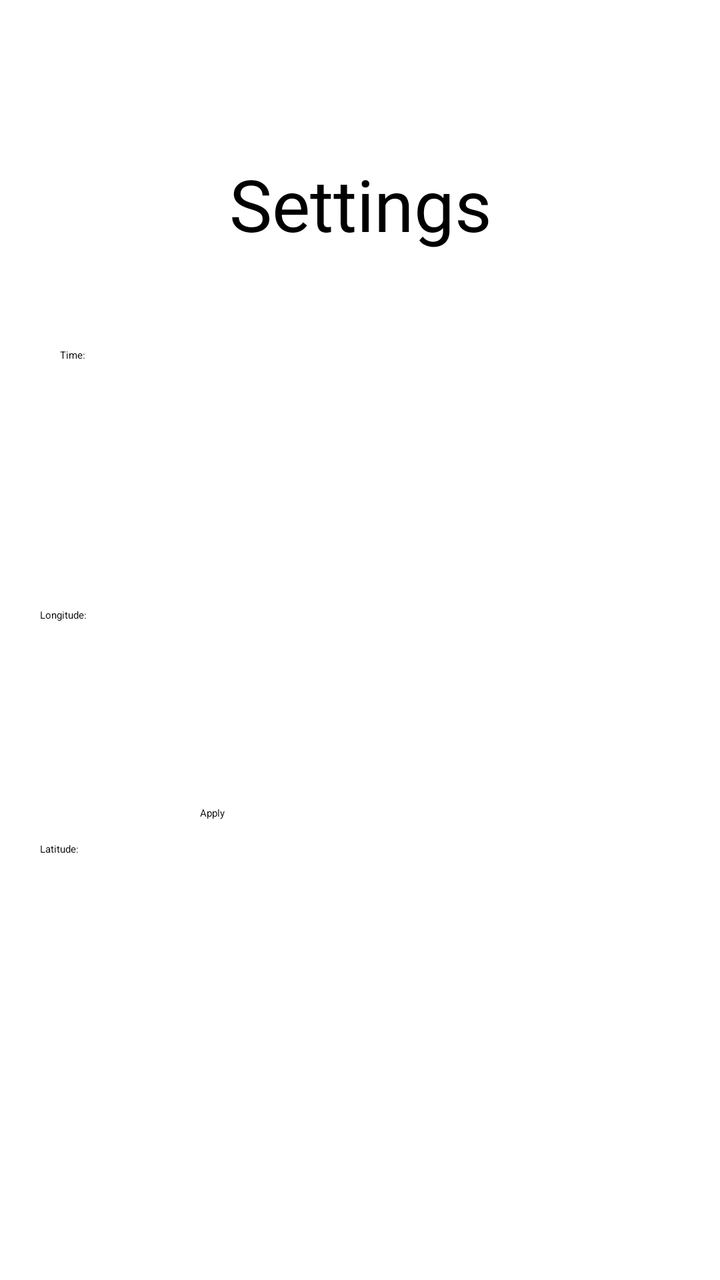
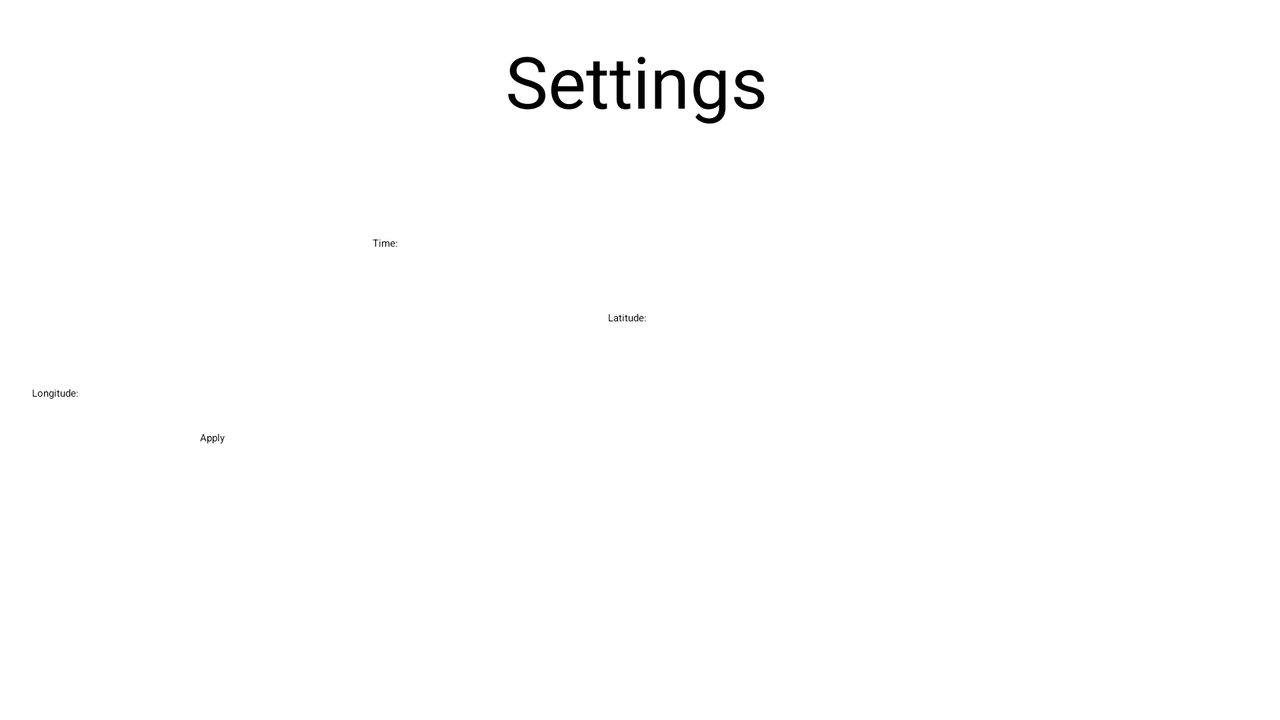

First picture: res/layout/ on a phone held upright. Second picture: the repository's own variant of that layout, on a device whose configuration matches the variant's folder. Source for both follows.
<!-- AndroidManifest.xml: application theme Theme.AstroApp -->
<!-- res/layout/activity_settings.xml -->
<?xml version="1.0" encoding="utf-8"?>
<androidx.constraintlayout.widget.ConstraintLayout xmlns:android="http://schemas.android.com/apk/res/android"
    xmlns:app="http://schemas.android.com/apk/res-auto"
    xmlns:tools="http://schemas.android.com/tools"
    android:layout_width="match_parent"
    android:layout_height="match_parent">

    <TextView
        android:id="@+id/textView18"
        android:layout_width="wrap_content"
        android:layout_height="wrap_content"
        android:text="@string/title_activity_settings"
        android:textSize="36sp"
        app:layout_constraintBottom_toBottomOf="parent"
        app:layout_constraintEnd_toEndOf="parent"
        app:layout_constraintHorizontal_bias="0.502"
        app:layout_constraintStart_toStartOf="parent"
        app:layout_constraintTop_toTopOf="parent"
        app:layout_constraintVertical_bias="0.131" />

    <TextView
        android:id="@+id/textView19"
        android:layout_width="wrap_content"
        android:layout_height="wrap_content"
        android:text="@string/Time"
        app:layout_constraintBottom_toBottomOf="parent"
        app:layout_constraintEnd_toEndOf="parent"
        app:layout_constraintHorizontal_bias="0.086"
        app:layout_constraintStart_toStartOf="parent"
        app:layout_constraintTop_toTopOf="parent"
        app:layout_constraintVertical_bias="0.275" />

    <TextView
        android:id="@+id/textView20"
        android:layout_width="wrap_content"
        android:layout_height="wrap_content"
        android:layout_marginStart="20dp"
        android:layout_marginLeft="20dp"
        android:layout_marginTop="123dp"
        android:text="@string/longitude"
        app:layout_constraintStart_toStartOf="parent"
        app:layout_constraintTop_toBottomOf="@+id/textView19" />

    <TextView
        android:id="@+id/textView21"
        android:layout_width="wrap_content"
        android:layout_height="wrap_content"
        android:layout_marginStart="20dp"
        android:layout_marginLeft="20dp"
        android:layout_marginTop="110dp"
        android:text="@string/latitude"
        app:layout_constraintStart_toStartOf="parent"
        app:layout_constraintTop_toBottomOf="@+id/textView20" />

    <EditText
        android:id="@+id/longtitudeName"
        android:layout_width="wrap_content"
        android:layout_height="wrap_content"
        android:layout_marginTop="86dp"
        android:layout_marginEnd="27dp"
        android:layout_marginRight="27dp"
        android:autofillHints="Enter longitude"
        android:ems="10"
        android:inputType="numberSigned|numberDecimal"
        app:layout_constraintEnd_toEndOf="parent"
        app:layout_constraintStart_toEndOf="@+id/textView20"
        app:layout_constraintTop_toBottomOf="@+id/timeName"
        tools:ignore="LabelFor" />

    <EditText
        android:id="@+id/latitudeName"
        android:layout_width="wrap_content"
        android:layout_height="wrap_content"
        android:layout_marginTop="87dp"
        android:layout_marginEnd="19dp"
        android:layout_marginRight="19dp"
        android:autofillHints="Enter latitude"
        android:ems="10"
        android:inputType="numberSigned|numberDecimal"
        app:layout_constraintEnd_toEndOf="parent"
        app:layout_constraintStart_toEndOf="@+id/textView21"
        app:layout_constraintTop_toBottomOf="@+id/longtitudeName"
        tools:ignore="LabelFor" />

    <EditText
        android:id="@+id/timeName"
        android:layout_width="wrap_content"
        android:layout_height="wrap_content"
        android:layout_marginStart="40dp"
        android:layout_marginLeft="40dp"
        android:layout_marginTop="33dp"
        android:ems="10"
        android:inputType="numberSigned"
        app:layout_constraintStart_toEndOf="@+id/textView19"
        app:layout_constraintTop_toBottomOf="@+id/textView18"
        android:autofillHints="Enter time"
        tools:ignore="LabelFor" />

    <Button
        android:id="@+id/applyButton"
        android:layout_width="0dp"
        android:layout_height="wrap_content"
        android:layout_marginStart="100dp"
        android:layout_marginLeft="100dp"
        android:layout_marginTop="50dp"
        android:layout_marginEnd="100dp"
        android:layout_marginRight="100dp"
        android:text="@string/apply"
        app:layout_constraintEnd_toEndOf="parent"
        app:layout_constraintStart_toStartOf="parent"
        app:layout_constraintTop_toBottomOf="@+id/latitudeName" />

</androidx.constraintlayout.widget.ConstraintLayout>
<!-- resources referenced by this layout -->
<resources>
  <string name="Time">Time:</string>
  <string name="apply">Apply</string>
  <string name="latitude">Latitude: </string>
  <string name="longitude">Longitude: </string>
  <string name="title_activity_settings">Settings</string>
</resources>
<!-- res/layout-land/activity_settings.xml (the author's variant of the layout above) -->
<!-- drawn on the phone turned sideways -->
<?xml version="1.0" encoding="utf-8"?>
<androidx.constraintlayout.widget.ConstraintLayout xmlns:android="http://schemas.android.com/apk/res/android"
    xmlns:app="http://schemas.android.com/apk/res-auto"
    xmlns:tools="http://schemas.android.com/tools"
    android:layout_width="match_parent"
    android:layout_height="match_parent">

    <TextView
        android:id="@+id/textView18"
        android:layout_width="wrap_content"
        android:layout_height="wrap_content"
        android:text="@string/title_activity_settings"
        android:textSize="36sp"
        app:layout_constraintBottom_toBottomOf="parent"
        app:layout_constraintEnd_toEndOf="parent"
        app:layout_constraintHorizontal_bias="0.497"
        app:layout_constraintStart_toStartOf="parent"
        app:layout_constraintTop_toTopOf="parent"
        app:layout_constraintVertical_bias="0.051" />

    <TextView
        android:id="@+id/textView19"
        android:layout_width="wrap_content"
        android:layout_height="wrap_content"
        android:text="@string/Time"
        app:layout_constraintBottom_toBottomOf="parent"
        app:layout_constraintEnd_toEndOf="parent"
        app:layout_constraintHorizontal_bias="0.297"
        app:layout_constraintStart_toStartOf="parent"
        app:layout_constraintTop_toTopOf="parent"
        app:layout_constraintVertical_bias="0.334" />

    <TextView
        android:id="@+id/textView21"
        android:layout_width="wrap_content"
        android:layout_height="wrap_content"
        android:layout_marginStart="304dp"
        android:layout_marginLeft="304dp"
        android:layout_marginTop="60dp"
        android:text="@string/latitude"
        app:layout_constraintStart_toStartOf="parent"
        app:layout_constraintTop_toBottomOf="@+id/timeName" />

    <EditText
        android:id="@+id/longtitudeName"
        android:layout_width="180dp"
        android:layout_height="40dp"
        android:layout_marginTop="44dp"
        android:layout_marginEnd="30dp"
        android:layout_marginRight="30dp"
        android:autofillHints="Enter longitude"
        android:ems="10"
        android:inputType="numberSigned|numberDecimal"
        app:layout_constraintEnd_toEndOf="parent"
        app:layout_constraintHorizontal_bias="0.052"
        app:layout_constraintStart_toEndOf="@+id/textView20"
        app:layout_constraintTop_toBottomOf="@+id/timeName"
        tools:ignore="LabelFor" />

    <TextView
        android:id="@+id/textView20"
        android:layout_width="wrap_content"
        android:layout_height="wrap_content"
        android:layout_marginStart="16dp"
        android:layout_marginLeft="16dp"
        android:layout_marginTop="68dp"
        android:text="@string/longitude"
        app:layout_constraintStart_toStartOf="parent"
        app:layout_constraintTop_toBottomOf="@+id/textView19" />

    <EditText
        android:id="@+id/latitudeName"
        android:layout_width="180dp"
        android:layout_height="40dp"
        android:layout_marginStart="10dp"
        android:layout_marginLeft="10dp"
        android:layout_marginTop="44dp"
        android:layout_marginEnd="19dp"
        android:layout_marginRight="19dp"
        android:autofillHints="Enter latitude"
        android:ems="10"
        android:inputType="numberSigned|numberDecimal"
        app:layout_constraintEnd_toEndOf="parent"
        app:layout_constraintHorizontal_bias="0.0"
        app:layout_constraintStart_toEndOf="@+id/textView21"
        app:layout_constraintTop_toBottomOf="@+id/timeName"
        tools:ignore="LabelFor" />

    <EditText
        android:id="@+id/timeName"
        android:layout_width="wrap_content"
        android:layout_height="wrap_content"
        android:layout_marginStart="16dp"
        android:layout_marginLeft="16dp"
        android:layout_marginTop="24dp"
        android:autofillHints="Enter time"
        android:ems="10"
        android:inputType="numberSigned"
        app:layout_constraintStart_toEndOf="@+id/textView19"
        app:layout_constraintTop_toBottomOf="@+id/textView18"
        tools:ignore="LabelFor" />

    <Button
        android:id="@+id/applyButton"
        android:layout_width="0dp"
        android:layout_height="wrap_content"
        android:layout_marginStart="100dp"
        android:layout_marginLeft="100dp"
        android:layout_marginTop="36dp"
        android:layout_marginEnd="100dp"
        android:layout_marginRight="100dp"
        android:text="@string/apply"
        app:layout_constraintEnd_toEndOf="parent"
        app:layout_constraintHorizontal_bias="1.0"
        app:layout_constraintStart_toStartOf="parent"
        app:layout_constraintTop_toBottomOf="@+id/latitudeName" />

</androidx.constraintlayout.widget.ConstraintLayout>
